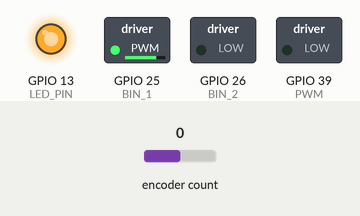
This sketch was run on a simulated ESP32. Parts: switched loads named in the sketch (green lamp = pin HIGH), output pins drawn as LEDs (lit = HIGH). Inputs (shaded band) come from the test bench; at power-on: encoder count 0. What the sketch prints to the serial monitor is not drawn.

Above: at 0.1 s.
Timing chart, 0 to 1.6 s (numbered marks = the images above):
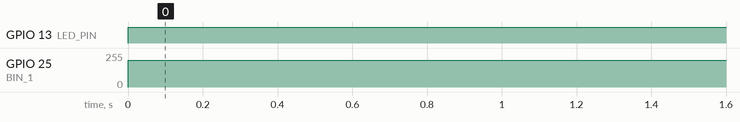

The sketch:

motor_driver_ProjectTest.ino
```cpp
#include <ESP32Encoder.h>
#define BIN_1 25
#define BIN_2 26
#define PWM 39
#define LED_PIN 13

ESP32Encoder encoder;

//Setup interrupt variables ----------------------------
volatile float count = 0; // encoder count
volatile bool interruptCounter = false;    // check timer interrupt 1
volatile bool deltaT = false;     // check timer interrupt 2
int totalInterrupts = 0;   // counts the number of triggering of the alarm
hw_timer_t * timer0 = NULL;
hw_timer_t * timer1 = NULL;
portMUX_TYPE timerMux0 = portMUX_INITIALIZER_UNLOCKED;
portMUX_TYPE timerMux1 = portMUX_INITIALIZER_UNLOCKED;

// setting PWM properties ----------------------------
const int freq = 5000;
const int ledChannel_1 = 1;
const int ledChannel_2 = 2;
const int ledChannel_PWM = 3;
const int resolution = 8;
int MAX_PWM_VOLTAGE = 255;
int motor_PWM;
int i = 0;
int pwm_sign;
float timed = 0;
float rate = 500; //ADJUST RATE VALUE LOWER FOR HIGHER
float cpr = 211.2; //encoder multiplied by gear ratio

// encoder properties ------------------------------
float v = 0;

//Initialization ------------------------------------
void IRAM_ATTR onTime0() {
  portENTER_CRITICAL_ISR(&timerMux0);
  interruptCounter = true; // the function to be called when timer interrupt is triggered
  portEXIT_CRITICAL_ISR(&timerMux0);
}

void IRAM_ATTR onTime1() {
  portENTER_CRITICAL_ISR(&timerMux1);
  count = encoder.getCount( );
  encoder.clearCount ( );
  deltaT = true; // the function to be called when timer interrupt is triggered
  portEXIT_CRITICAL_ISR(&timerMux1);
}


void setup() {
  pinMode(LED_PIN, OUTPUT); // configures the specified pin to behave either as an input or an output
  digitalWrite(LED_PIN, LOW); // sets the initial state of LED as turned-off

  Serial.begin(115200);
  ESP32Encoder::useInternalWeakPullResistors = UP; // Enable the weak pull up resistors
  encoder.attachFullQuad(33, 27); // Attach pins for use as encoder pins
  encoder.setCount(0);  // set starting count value after attaching

  // configure LED PWM functionalitites
  ledcSetup(ledChannel_1, freq, resolution);
  ledcSetup(ledChannel_2, freq, resolution);
  ledcSetup(ledChannel_PWM, freq, resolution);

  // attach the channel to the GPIO to be controlled
  ledcAttachPin(BIN_1, ledChannel_1);
  ledcAttachPin(BIN_2, ledChannel_2);
  ledcAttachPin(PWM, ledChannel_PWM);

  // initialize timer
  timer0 = timerBegin(0, 80, true);  // timer 0, MWDT clock period = 12.5 ns * TIMGn_Tx_WDT_CLK_PRESCALE -> 12.5 ns * 80 -> 1000 ns = 1 us, countUp
  timerAttachInterrupt(timer0, &onTime0, true); // edge (not level) triggered
  timerAlarmWrite(timer0, 2000000, true); // 2000000 * 1 us = 2 s, autoreload true

  timer1 = timerBegin(1, 80, true);  // timer 1, MWDT clock period = 12.5 ns * TIMGn_Tx_WDT_CLK_PRESCALE -> 12.5 ns * 80 -> 1000 ns = 1 us, countUp
  timerAttachInterrupt(timer1, &onTime1, true); // edge (not level) triggered
  timerAlarmWrite(timer1, 10000, true); // 10000 * 1 us = 10 ms, deltaT period

  // at least enable the timer alarms
  timerAlarmEnable(timer0); // enable
  timerAlarmEnable(timer1); // enable
  ledcWrite(ledChannel_PWM, LOW);
  pwm_sign = MAX_PWM_VOLTAGE;
}

void loop() {
    float sineValue = sin(millis()/rate);
//    pwm_sign = round(MAX_PWM_VOLTAGE * sineValue);
    pwm_sign = 200;
    if (i == 0) {
        digitalWrite(LED_PIN, HIGH);
        ledcWrite(ledChannel_2, LOW); // clockwise
        motor_PWM = pwm_sign;
        ledcWrite(ledChannel_1, motor_PWM); // power control while cw
        if (pwm_sign < 0) {
            i = 1;
//            timed = millis()/rate;
        }
    } else {
        digitalWrite(LED_PIN, LOW);
        ledcWrite(ledChannel_1, LOW); // ccw
        motor_PWM = -pwm_sign;
        ledcWrite(ledChannel_2, motor_PWM); // power control while ccw
        if (pwm_sign > 0) {
            i = 0;
            timed = millis() / rate;
        }
    }

  if (deltaT) {
    deltaT = false;// RESET deltaT FLAG HERE (hint: see the 3 lines after if(interruptCounter))
    v = count/(cpr)*(100*60); ///
    Serial.println("PWM_signed, speed");
//    Serial.print(sineValue);
//    Serial.print(" ");
    Serial.print(pwm_sign);
    Serial.print(" ");
    Serial.println(v);
  }
}
```

Measured:
- by itself, GPIO 13 (LED_PIN): LOW → HIGH at 0.00 s
- by itself, GPIO 25 (BIN_1): 0/255 → 199/255 at 0.00 s
